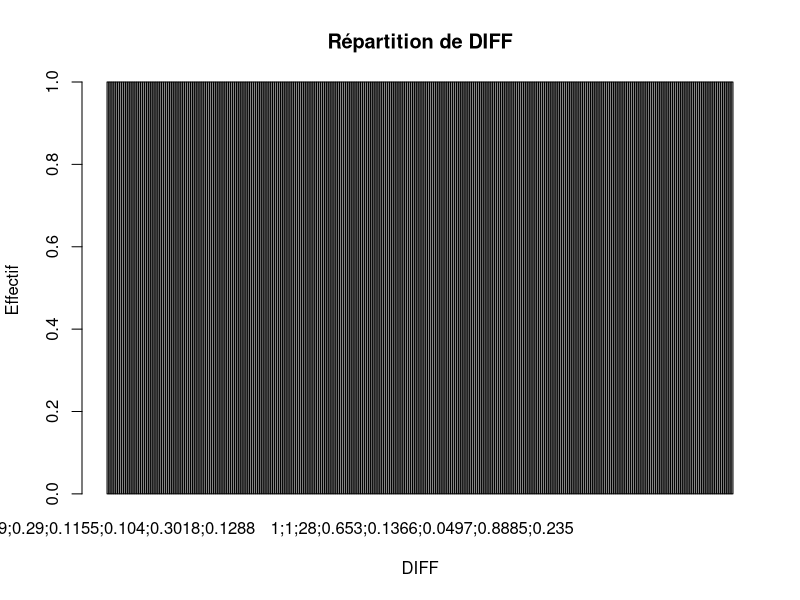

The R script that drew this image: (Note: this script raises an error after producing the figure.)
# ============================================================
# 1. IMPORT DES DONNÉES
# ============================================================

# Si le fichier est dans ton répertoire de travail :
farms_train <- read.csv("farms_train.csv",
                        header = TRUE,
                        sep = ",")

# Vérifier que les données sont bien importées
head(farms_train)
tail(farms_train)

# ============================================================
# 2. PREMIÈRE EXPLORATION
# ============================================================

# Dimensions du jeu de données
dim(farms_train)

# Nombre de lignes
nrow(farms_train)

# Nombre de colonnes
ncol(farms_train)

# Noms des variables
names(farms_train)

# Structure des données
str(farms_train)

# Résumé statistique de toutes les variables
summary(farms_train)


# ============================================================
# 3. VALEURS MANQUANTES
# ============================================================

# Nombre de valeurs manquantes par variable
colSums(is.na(farms_train))

# Vérifier s'il existe au moins une valeur manquante
any(is.na(farms_train))


# ============================================================
# 4. VARIABLE À PRÉDIRE : DIFF
# ============================================================

# Vérifier les valeurs possibles
unique(farms_train$DIFF)

# Effectifs de chaque classe
table(farms_train$DIFF)

# Proportions de chaque classe
prop.table(table(farms_train$DIFF))

# Graphique de la variable DIFF
barplot(table(farms_train$DIFF),
        main = "Répartition de DIFF",
        xlab = "DIFF",
        ylab = "Effectif")


# ============================================================
# 5. ANALYSE DES VARIABLES EXPLICATIVES
# ============================================================

# Résumé statistique
summary(farms_train)

# Histogrammes des variables numériques
hist(farms_train$TOF,
     main = "Distribution de TOF",
     xlab = "TOF")

hist(farms_train$AGE,
     main = "Distribution de AGE",
     xlab = "AGE")

hist(farms_train$R7,
     main = "Distribution de R7",
     xlab = "R7")

hist(farms_train$R8,
     main = "Distribution de R8",
     xlab = "R8")

hist(farms_train$R17,
     main = "Distribution de R17",
     xlab = "R17")

hist(farms_train$R22,
     main = "Distribution de R22",
     xlab = "R22")

hist(farms_train$R32,
     main = "Distribution de R32",
     xlab = "R32")


# ============================================================
# 6. RELATION ENTRE LES VARIABLES ET DIFF
# ============================================================

# Comparer les distributions selon DIFF

boxplot(TOF ~ DIFF,
        data = farms_train,
        main = "TOF selon DIFF",
        xlab = "DIFF",
        ylab = "TOF")

boxplot(AGE ~ DIFF,
        data = farms_train,
        main = "AGE selon DIFF",
        xlab = "DIFF",
        ylab = "AGE")

boxplot(R7 ~ DIFF,
        data = farms_train,
        main = "R7 selon DIFF",
        xlab = "DIFF",
        ylab = "R7")

boxplot(R8 ~ DIFF,
        data = farms_train,
        main = "R8 selon DIFF",
        xlab = "DIFF",
        ylab = "R8")

boxplot(R17 ~ DIFF,
        data = farms_train,
        main = "R17 selon DIFF",
        xlab = "DIFF",
        ylab = "R17")

boxplot(R22 ~ DIFF,
        data = farms_train,
        main = "R22 selon DIFF",
        xlab = "DIFF",
        ylab = "R22")

boxplot(R32 ~ DIFF,
        data = farms_train,
        main = "R32 selon DIFF",
        xlab = "DIFF",
        ylab = "R32")


# ============================================================
# 7. MATRICE DE CORRÉLATIONS
# ============================================================

# Corrélations entre variables quantitatives
cor(farms_train[, c("TOF", "AGE", "R7", "R8",
                    "R17", "R22", "R32")],
    use = "complete.obs")


# ============================================================
# 8. VISUALISATION DES RELATIONS ENTRE VARIABLES
# ============================================================

pairs(farms_train[, c("TOF", "AGE", "R7", "R8",
                      "R17", "R22", "R32")],
      main = "Relations entre les variables")


# ============================================================
# 9. PREMIÈRE ANALYSE PAR GROUPE DE DIFF
# ============================================================

# Moyennes des variables selon DIFF
aggregate(cbind(TOF, AGE, R7, R8, R17, R22, R32) ~ DIFF,
          data = farms_train,
          FUN = mean)

# Médianes selon DIFF
aggregate(cbind(TOF, AGE, R7, R8, R17, R22, R32) ~ DIFF,
          data = farms_train,
          FUN = median)


# ============================================================
# 10. À CE STADE : PRÉPARATION POUR LA CLASSIFICATION
# ============================================================

# Vérifier le type de DIFF
class(farms_train$DIFF)

# Si DIFF est codée 0/1, c'est adapté à une classification
table(farms_train$DIFF)

# ============================================================
# FIN DE L'ANALYSE EXPLORATOIRE
# ============================================================
